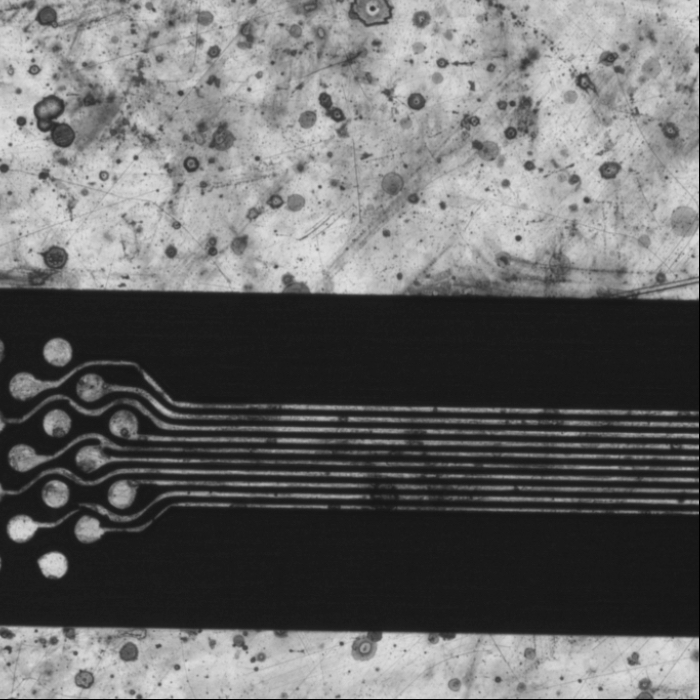
#> input picture data/measure_01.jpg, 700 x 700 px
$ python visualize_roi.py
#> lines starting #> are read from the running program, lines starting #| are printed output that depends on the picture
import cv2
import matplotlib.pyplot as plt
import numpy as np
from pathlib import Path

# ROI parameters
ROI_START = 350
ROI_END = 550

def visualize_roi(image_path):
    """Visualize the ROI region on the image."""
#> called with image_path = 'data/measure_01.jpg'
    # Load image
    img = cv2.imread(image_path, cv2.IMREAD_GRAYSCALE)
#> img is the input picture: shape (700, 700); min 0, max 223, mean 104.5
    if img is None:
        print(f"Error: Could not load image {image_path}")
        return

    h, w = img.shape
#> h = 700; w = 700
    mid_x = w // 2
#> mid_x = 350

    # Create figure with subplots
    fig, axes = plt.subplots(1, 2, figsize=(14, 6))

    # 1. Full image with ROI rectangle
    ax1 = axes[0]
    ax1.imshow(img, cmap='gray')
    # Draw ROI rectangle
    from matplotlib.patches import Rectangle
    rect = Rectangle((0, ROI_START), w, ROI_END - ROI_START,
                      linewidth=2, edgecolor='red', facecolor='none', label='ROI')
    ax1.add_patch(rect)
    # Draw center line
    ax1.axvline(x=mid_x, color='green', linewidth=1, linestyle='--', label='Center line')
    ax1.set_title('Full Image with ROI Region', fontsize=12, fontweight='bold')
    ax1.set_xlabel('Pixel (X)')
    ax1.set_ylabel('Pixel (Y)')
    ax1.legend()
    ax1.grid(True, alpha=0.3)

    # 2. Zoomed ROI region
    ax2 = axes[1]
    roi_region = img[ROI_START:ROI_END, :]
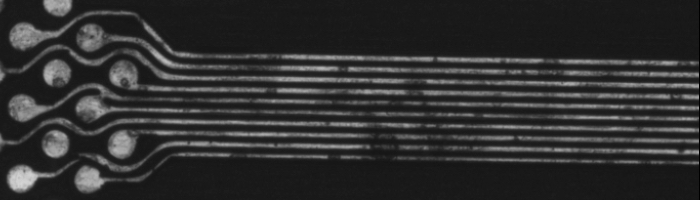
#> roi_region: shape (200, 700); min 0, max 213, mean 47.7
    ax2.imshow(roi_region, cmap='gray', extent=[0, w, ROI_END, ROI_START])
    # Draw center line in zoomed view
    ax2.axvline(x=mid_x, color='green', linewidth=1, linestyle='--', label='Center line')
    ax2.set_title(f'ROI Region (Y: {ROI_START}-{ROI_END})', fontsize=12, fontweight='bold')
    ax2.set_xlabel('Pixel (X)')
    ax2.set_ylabel('Pixel (Y)')
    ax2.legend()
    ax2.grid(True, alpha=0.3)

    plt.tight_layout()
    plt.savefig(Path.cwd() / 'data' / 'results' / 'roi_visualization.png', dpi=150, bbox_inches='tight')
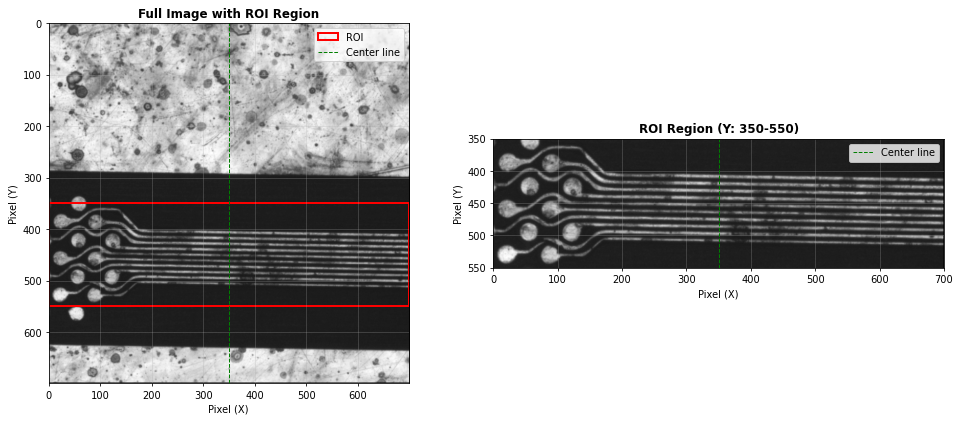
#> figure drawn by matplotlib, 2 panels
    print(f"ROI visualization saved to data/results/roi_visualization.png")
    plt.show()

    # Print ROI statistics
    print(f"\nROI Region Information:")
    print(f"  ROI Y Range: {ROI_START} - {ROI_END} (Height: {ROI_END - ROI_START} pixels)")
    print(f"  Center X: {mid_x}")
#|   Center X: 350
    print(f"  Image Dimensions: {w} x {h}")
#|   Image Dimensions: 700 x 700

if __name__ == "__main__":
    # Use the first image as example
    image_path = Path.cwd() / 'data' / 'measure_01.jpg'
    visualize_roi(str(image_path))

$ run again, with data/measure_02.jpg copied over data/measure_01.jpg
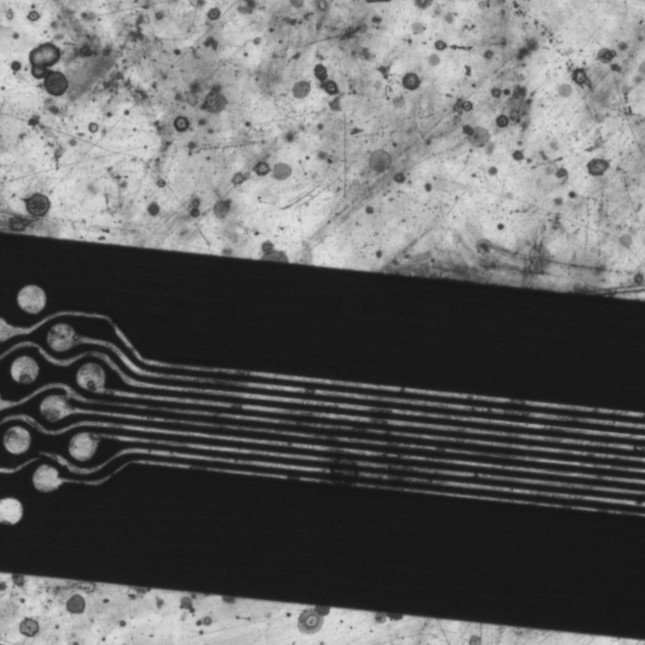
#> input picture data/measure_02.jpg, 645 x 645 px
#> in visualize_roi, img is the input picture: shape (645, 645); min 19, max 224, mean 98.8
#> in visualize_roi, `roi_region = img[ROI_START:ROI_END, :]`:
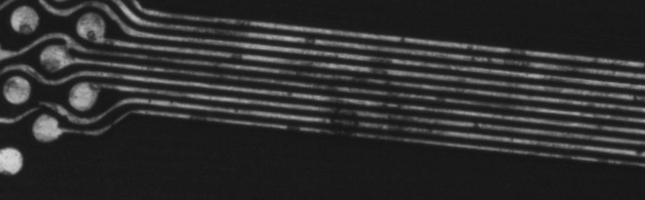
#> roi_region: shape (200, 645); min 19, max 213, mean 46.4
#> in visualize_roi, `plt.savefig(Path.cwd() / 'data' / 'results' / 'roi_visualization.png',..`:
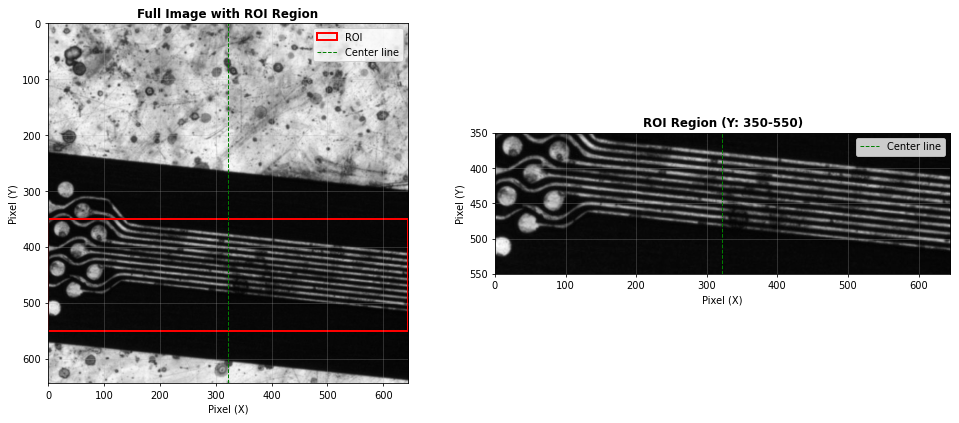
#> figure drawn by matplotlib, 2 panels
#|   Center X: 322
#|   Image Dimensions: 645 x 645
